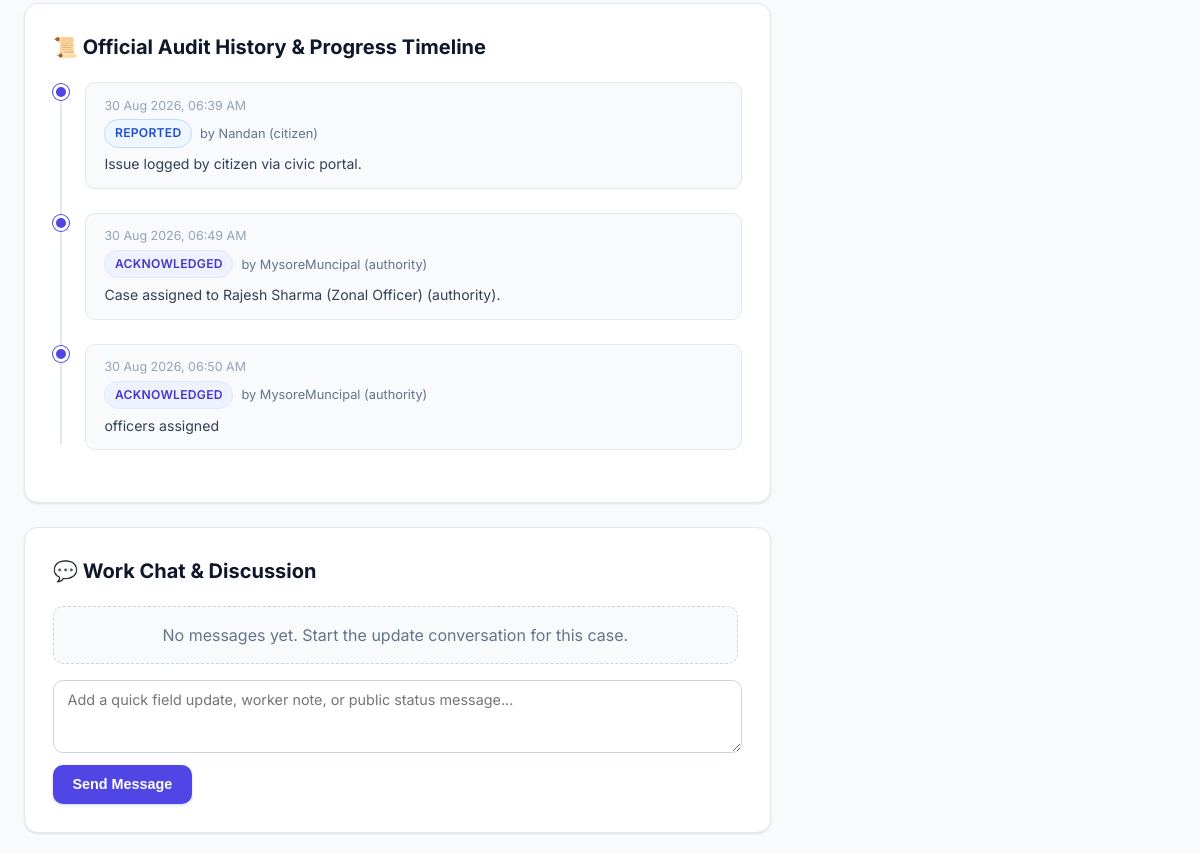
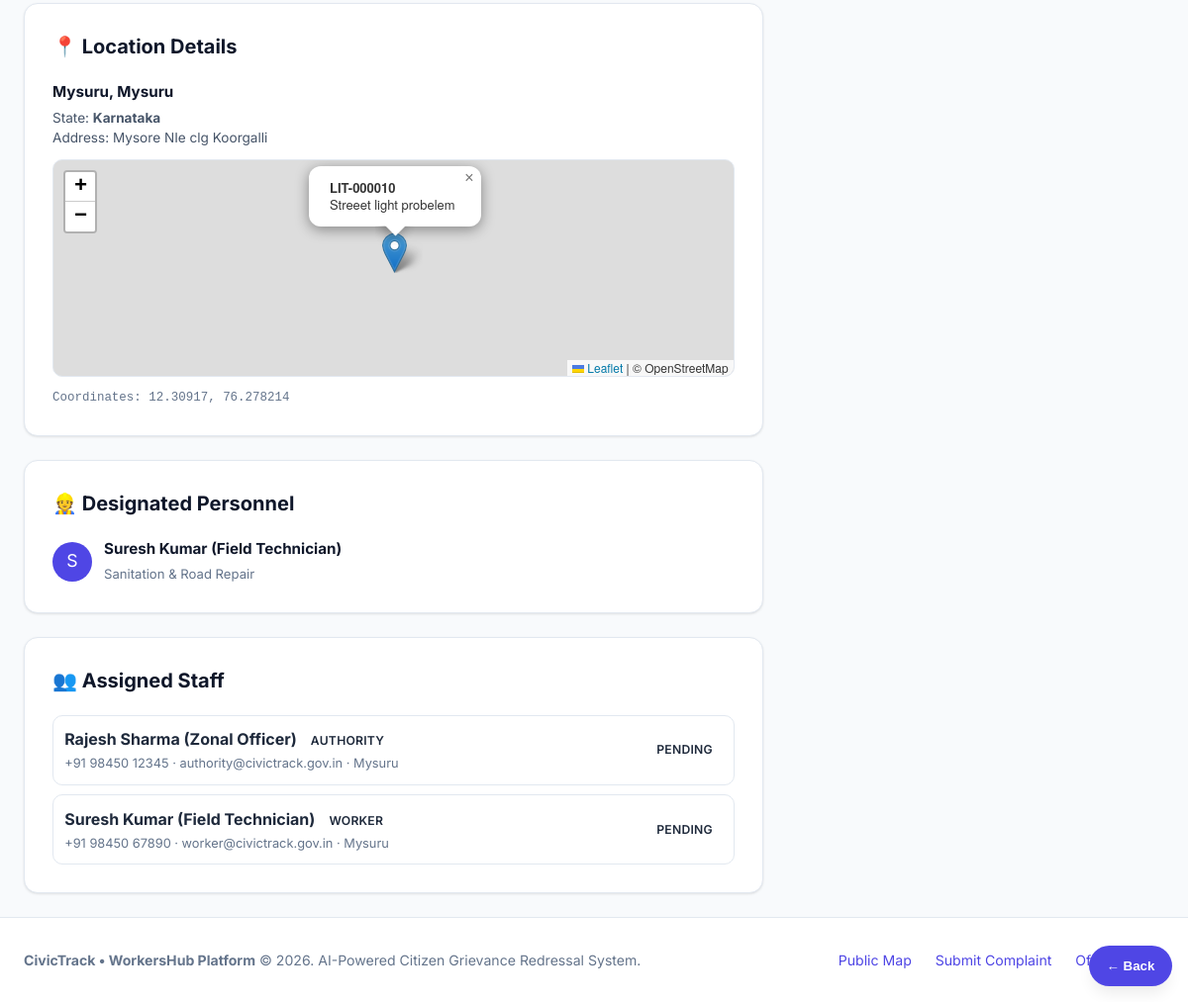
/issue/10 (lower part), run on an earlier commit of the app's database (2 pictures, top to bottom).
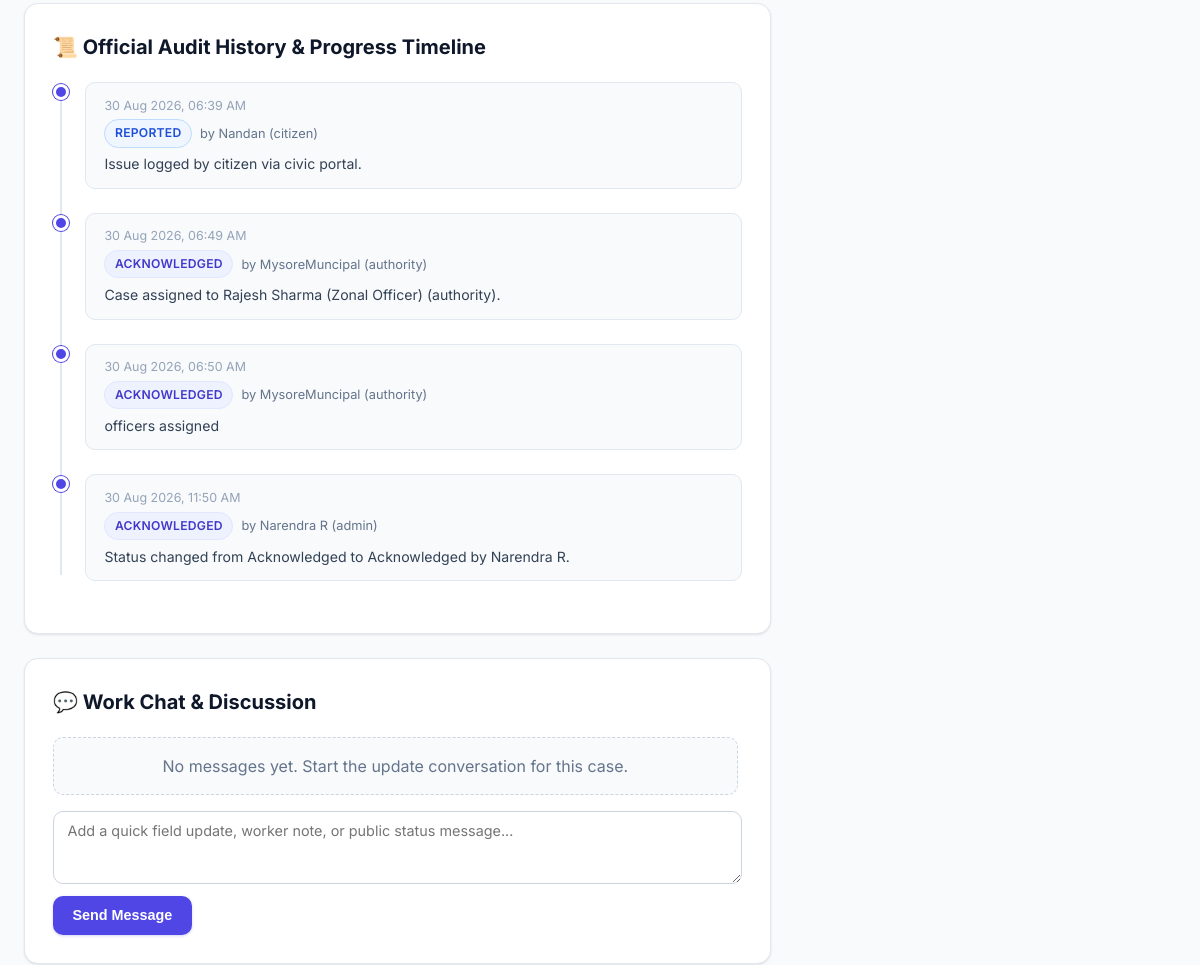
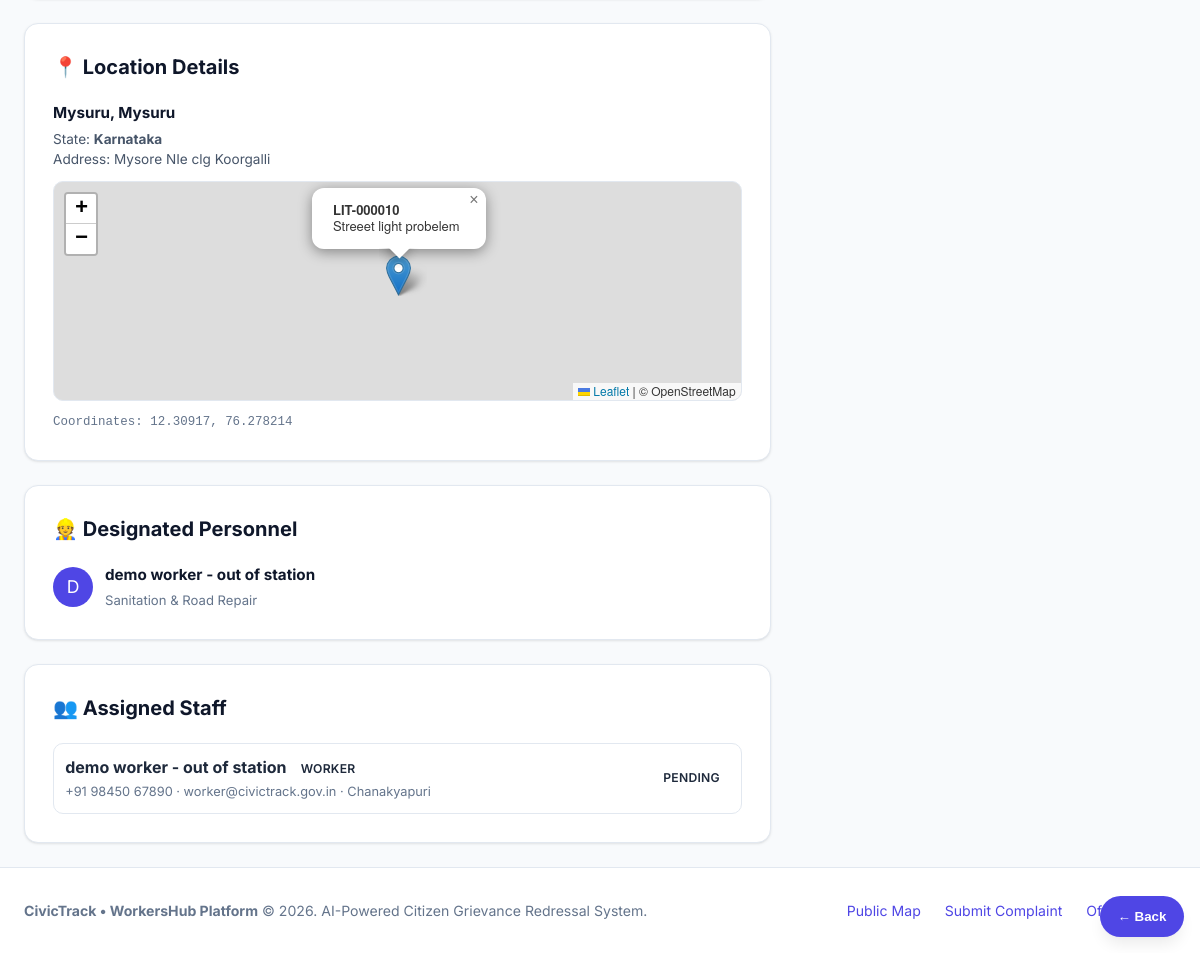
And on a later commit of the database (2 pictures, top to bottom).
### models.py (models this page shows, shortened)
class StatusHistory(db.Model):
    __tablename__ = "status_history"
    id = db.Column(db.Integer, primary_key=True)
    issue_id = db.Column(db.Integer, db.ForeignKey("issues.id"), nullable=False)
    old_status = db.Column(db.String(30), nullable=True)
    new_status = db.Column(db.String(30), nullable=False)
    note = db.Column(db.Text, nullable=True)
    proof_photo = db.Column(db.String(255), nullable=True)
    changed_by_id = db.Column(db.Integer, db.ForeignKey("users.id"), nullable=True)
    created_at = db.Column(db.DateTime, default=datetime.utcnow)
    changed_by = db.relationship("User")

class User(UserMixin, db.Model):
    __tablename__ = "users"
    id = db.Column(db.Integer, primary_key=True)
    name = db.Column(db.String(120), nullable=False)
    email = db.Column(db.String(160), unique=True, nullable=False, index=True)
    password_hash = db.Column(db.String(255), nullable=False)
    role = db.Column(db.String(20), nullable=False, default="citizen")  # citizen | authority | worker | admin
    phone = db.Column(db.String(20), nullable=True)
    state = db.Column(db.String(100), nullable=True)
    district = db.Column(db.String(100), nullable=True)
    city_town = db.Column(db.String(120), nullable=True)
    department = db.Column(db.String(100), nullable=True)  # For authority/worker: e.g. Roads, Sanitation
    profile_photo = db.Column(db.String(255), nullable=True)
    is_verified = db.Column(db.Boolean, nullable=False, default=False)
    created_at = db.Column(db.DateTime, default=datetime.utcnow)
    reported_issues = db.relationship("Issue", backref="reporter", lazy="dynamic",
                                      foreign_keys="Issue.reporter_id")
    assigned_issues = db.relationship("Issue", backref="assignee", lazy="dynamic",
                                      foreign_keys="Issue.assigned_to_id")
    assignments = db.relationship("IssueAssignment", backref="user", lazy="dynamic",
                                  foreign_keys="IssueAssignment.user_id", cascade="all, delete-orphan")
    chat_messages = db.relationship("ChatMessage", backref="sender", lazy="dynamic",
                                    foreign_keys="ChatMessage.user_id", cascade="all, delete-orphan")
    upvotes = db.relationship("Upvote", backref="user", lazy="dynamic", cascade="all, delete-orphan")
    notifications = db.relationship("Notification", backref="user", lazy="dynamic", cascade="all, delete-orphan")

class IssueAssignment(db.Model):
    __tablename__ = "issue_assignments"
    id = db.Column(db.Integer, primary_key=True)
    issue_id = db.Column(db.Integer, db.ForeignKey("issues.id"), nullable=False, index=True)
    user_id = db.Column(db.Integer, db.ForeignKey("users.id"), nullable=False, index=True)
    assigned_by_id = db.Column(db.Integer, db.ForeignKey("users.id"), nullable=True)
    status = db.Column(db.String(20), nullable=False, default="pending")  # pending | accepted | declined | cancelled
    assigned_at = db.Column(db.DateTime, default=datetime.utcnow, index=True)
    responded_at = db.Column(db.DateTime, nullable=True)
    assigned_by = db.relationship("User", foreign_keys=[assigned_by_id])
    __table_args__ = (
        db.UniqueConstraint("issue_id", "user_id", name="uq_issue_assignment_user"),
    )

### app.py (the view)
@app.route("/issue/<int:issue_id>")
def issue_detail(issue_id):
    issue = Issue.query.get_or_404(issue_id)
    if current_user.is_authenticated and not can_view_issue_for_user(current_user, issue):
        abort(403)
    already_upvoted = False
    if current_user.is_authenticated:
        already_upvoted = (
            Upvote.query.filter_by(issue_id=issue.id, user_id=current_user.id).first() is not None
        )
    comments = issue.comments.order_by(IssueComment.created_at.asc()).all()
    nearby_issues = (
        Issue.query.filter(
            Issue.id != issue.id,
            Issue.city_town == issue.city_town,
            Issue.status.notin_(["Resolved", "Rejected"])
        )
        .order_by(Issue.created_at.desc())
        .limit(4)
        .all()
    )
    assignments=issue.assignments.filter(IssueAssignment.status.notin_(["declined","cancelled"])).all()
    staff=[]
    can_manage_case=False
    if current_user.is_authenticated and current_user.is_admin:
        can_manage_case=True
        staff=eligible_staff_query().filter(User.state==issue.state,User.district==issue.district,User.city_town==issue.city_town).order_by(User.role,User.name).all()
    elif current_user.is_authenticated and current_user.role == "authority" and current_user.is_verified and same_location(current_user, issue):
        can_manage_case=True
        staff=eligible_staff_query().filter(User.state==issue.state,User.district==issue.district,User.city_town==issue.city_town).order_by(User.role,User.name).all()
    return render_template(
        "issue_detail.html",
        issue=issue,
        already_upvoted=already_upvoted,
        nearby_issues=nearby_issues,
        workers=staff,
        assignments=assignments,
        can_chat=can_chat_on_issue(issue) if current_user.is_authenticated else False,
        comments=comments,
        can_manage_case=can_manage_case,
    )

### app.py (called while the page is built)
@app.context_processor
def inject_global_data():
    unread_notifications_count = 0
    if current_user.is_authenticated:
        unread_notifications_count = Notification.query.filter_by(
            user_id=current_user.id, is_read=False
        ).count()
    return {
        "unread_notifications_count": unread_notifications_count,
        "CATEGORIES": Config.CATEGORIES,
        "STATUSES": Config.STATUSES,
        "PRIORITIES": Config.PRIORITIES,
        "current_year": datetime.utcnow().year,
    }

### templates/issue_detail.html (shortened to what the changed rows need)
{% extends "base.html" %}
{% block content %}
<div class="detail-grid">
  <div>
    <div class="card" style="margin-bottom: 1.5rem;">
      <ul class="timeline">
        {% for h in issue.history.all() %}
          <li class="timeline-item">
            <div class="timeline-dot" style="background: {% if h.new_status == 'Resolved' %}var(--success-solid){% elif h.new_status == 'In Progress' %}var(--warning-solid){% else %}var(--primary-600){% endif %};"></div>
            <div class="timeline-content">
              <div class="timeline-date">{{ h.created_at.strftime('%d %b %Y, %I:%M %p') }}</div>
              <div style="display: flex; align-items: center; gap: 0.5rem; margin-bottom: 0.25rem;">
                <span class="badge badge-{{ h.new_status | lower | replace(' ', '') }}">{{ h.new_status }}</span>
                {% if h.changed_by %}
                  <span style="font-size: 0.8rem; color: var(--slate-500);">by {{ h.changed_by.name }} ({{ h.changed_by.role }})</span>
                {% endif %}
              </div>
              <p style="font-size: 0.88rem; color: var(--slate-700); margin-top: 0.35rem;">
                {{ h.note }}
              </p>
            </div>
          </li>
        {% endfor %}
      </ul>
    </div>
  <div>
    <div class="card" style="margin-bottom: 1.5rem;">
      {% if issue.assignee %}
        <div style="display: flex; align-items: center; gap: 0.75rem;">
          <div class="user-avatar" style="width: 40px; height: 40px; font-size: 1.1rem;">
            {{ issue.assignee.name[0] | upper }}
          </div>
          <div>
            <strong style="color: var(--slate-900); font-size: 0.95rem; display: block;">{{ issue.assignee.name }}</strong>
            <span style="font-size: 0.82rem; color: var(--slate-500);">{{ issue.assignee.department or 'Field Worker' }}</span>
          </div>
        </div>
      {% else %}
        <p style="font-size: 0.88rem; color: var(--slate-500);">
          Pending assignment to zonal worker.
        </p>
      {% endif %}
    </div>
    {% if assignments %}
      <div class="card">
        <div style="display:flex;flex-direction:column;gap:.6rem">
        {% for a in assignments %}
          <div style="padding:.7rem;border:1px solid var(--border-subtle);border-radius:var(--radius-md);display:flex;justify-content:space-between;gap:.5rem;flex-wrap:wrap">
            <div><strong>{{ a.user.name }}</strong> <span class="badge">{{ a.user.role|title }}</span><div style="font-size:.8rem;color:var(--slate-500)">{{ a.user.phone or 'No phone' }} · {{ a.user.email }} · {{ a.user.city_town or a.user.district or 'Location not provided' }}</div></div>
            <span class="badge">{{ a.status|title }}</span>
          </div>
        {% endfor %}
        </div>
      </div>
    {% endif %}
  </div>
</div>
{% endblock %}

What changed in the data, as far as the page shows it:
no longer on this page (row edited): IssueAssignment: user.name "Rajesh Sharma (Zonal Officer)", user.role "AUTHORITY", user "+91 98450 12345", user.email "authority@civictrack.gov.in", user "Mysuru", status "PENDING"
added StatusHistory: created_at "30 Aug 2026, 11:50 AM", new_status "ACKNOWLEDGED", changed_by.name "Narendra R", changed_by.role "admin", note "Status changed from Acknowledged to Acknowledged by Narendra R."
changed User "Sanitation & Road Repair": assignee "S" → "D"; assignee.name "Suresh Kumar (Field Technician)" → "demo worker - out of station"
changed through a linked row, IssueAssignment "PENDING": user.name "Suresh Kumar (Field Technician)" → "demo worker - out of station"; user "Mysuru" → "Chanakyapuri"
